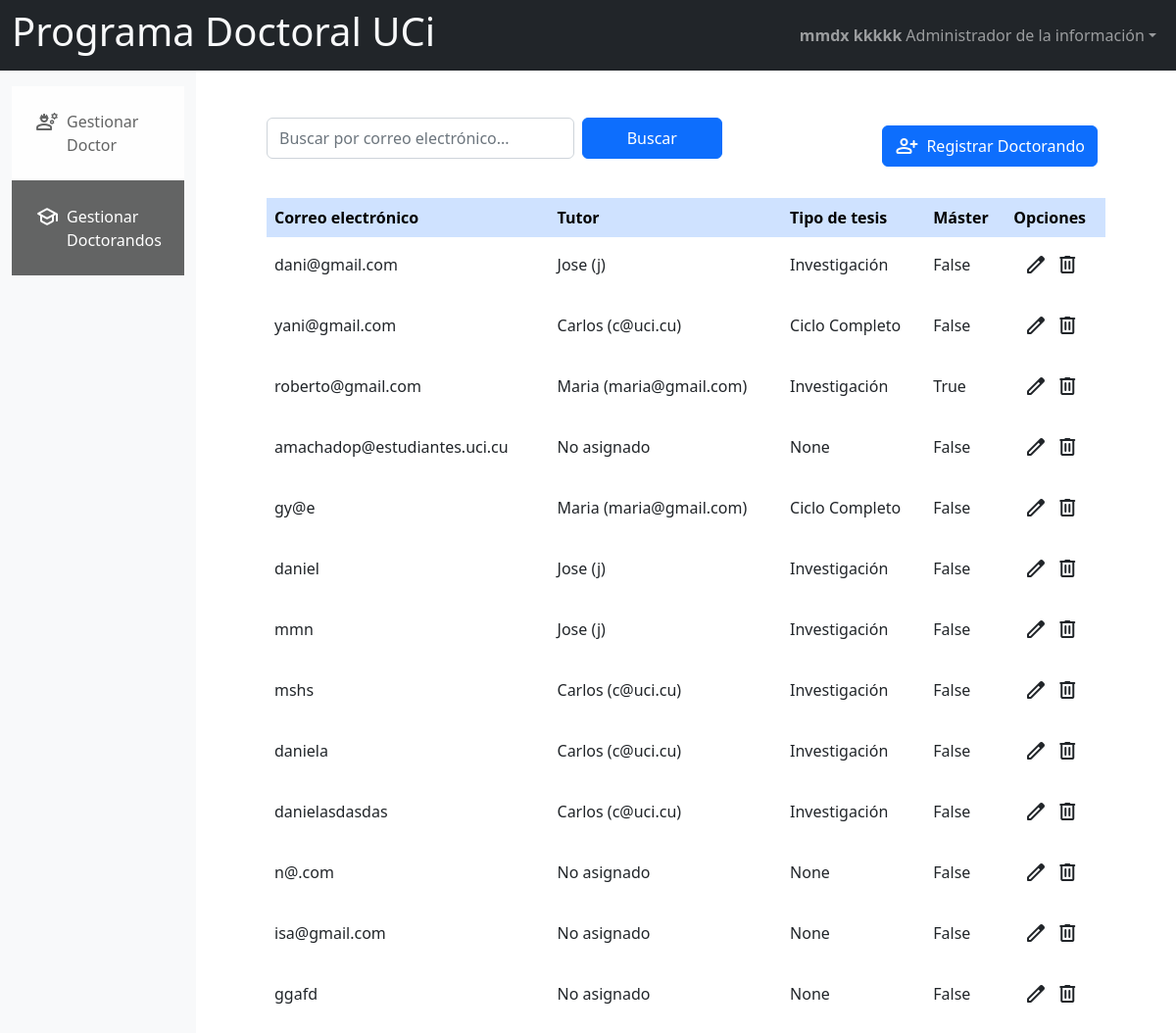
Page /doctorandos/ (signed in) on the committed database.
### myapp/models.py (models this page shows, shortened)
class Usuario(AbstractBaseUser, PermissionsMixin):
    email = models.EmailField('Correo', unique=True)
    nombre = models.TextField('Nombre', blank=False, null=False)
    apellidos = models.TextField('Apellidos', blank=False, null=False)
    carnet = models.CharField(max_length=11, null=False)
    pais = models.TextField(null=True)
    titulo = models.TextField(null=True)
    areaTrabajo = models.TextField(null=True)
    sexo = models.CharField(max_length=1, choices=[('M', 'masculino'),('F', 'Femenino'),('E','Especificar')], default='E')
    is_casado = models.BooleanField(default=False)
    is_active = models.BooleanField(default=True)
    is_staff = models.BooleanField(default=False)
    fecha_registro = models.DateField(auto_now_add=True)
    objects = UsuarioManager()
    USERNAME_FIELD = 'email'
    REQUIRED_FIELDS = ['nombre', 'apellidos', 'carnet']

class Doctorando(models.Model):
    user = models.ForeignKey(Usuario, on_delete=models.CASCADE, related_name='usuario_doctorando')
    tutor = models.ForeignKey(Doctor, on_delete=models.SET_NULL, related_name='doctor_doctorando', null=True)
    tipoTesis = models.TextField(null=True)
    is_master = models.BooleanField(default=False)
    fecha_registro = models.DateField(auto_now_add=True)

class Doctor(models.Model):
    nombre = models.TextField('Nombre', blank=False, null=False)
    apellidos = models.TextField('Apellidos', blank=False, null=False)
    email = models.EmailField(null=True)
    carnet = models.CharField(max_length=11, null=False)
    pais = models.TextField(null=True)
    sexo = models.CharField(max_length=1, choices=[('M', 'masculino'),('F', 'Femenino'),('E','Especificar')], default='E')
    is_casado = models.BooleanField(default=False)
    areaPosgrado = models.TextField(null=False)
    fecha_registro = models.DateField(auto_now_add=True)

### myapp/views.py (the view)
# urls.py: path('doctorandos/', views.view_doctorandos, name='view_doctorandos'),
@login_required
@permission_required('myapp.view_doctorando', raise_exception=True)
def view_doctorandos(request):
    if request.method == 'GET':
      return render(request, 'doctorandos.html',{
        'doctorandos': Doctorando.objects.select_related('user','tutor'),
        'tabs': 'view_doctorandos'
       })
    else:
      doctorandos = Doctorando.objects.select_related('user').filter(user__email__contains=request.POST['keywords'])
      return render(request, 'doctorandos.html',{
            'doctorandos': doctorandos,
            'tabs': 'view_doctorandos'
      })

### myapp/templatetag/user_tags.py (called while the page is built)
@register.filter(name='has_perm')
def has_perm(user, permission):
    return user.has_perm(permission)

@register.filter(name='is_doctorando')
def is_doctorando(user):
    return Doctorando.objects.filter(user=user).exists()

### myapp/templates/doctorandos.html (shortened to what this page needs)
{% extends 'layout/default.html' %}
{% block content %}
<div class="container-fluid p-5">
     <div class="container-fluid d-flex align-items-center">
        <form method="post" name="formulario" class="d-flex">
            <div class="mb-3 w-100">
               <input type="text" class="form-control pt-2 pb-2 w-100" id="campo_busqueda" placeholder="Buscar por correo electrónico..." name="keywords" required>
            </div>
            <button type="submit" class="btn btn-primary ms-2" style="width: 200px; height: 42px;">Buscar</button>
        </form>
        {% load user_tags %}
            {% if request.user|has_perm:"myapp.add_doctorando" %}
                <a class="btn btn-primary pt-2 pb-2 me-2 ms-auto" href="{% url 'crear_doctorandos' %}">
                    <div class="d-flex">
                        <span class="material-symbols-rounded text-light me-2">person_add</span>
                        Registrar Doctorando
                    </div>
                </a>
            {% endif %}
    </div>
    <div class="container-fluid mt-4">
        <table class="table table-borderless">
            <thead class="table-primary">
              <tr>
                <th scope="col">Correo electrónico</th>
                <th scope="col">Tutor</th>
                <th scope="col">Tipo de tesis</th>
                <th scope="col">Máster</th>
                <th scope="col">Opciones</th>
              </tr>
            </thead>
            <tbody>
                {% for d in doctorandos  %}
                    <tr>
                        <td  class="pt-3 pb-3">{{d.user.email}}</td>
                        <td  class="pt-3 pb-3">{% if d.tutor is None %}No asignado{% else %}{{d.tutor.nombre}} ({{d.tutor.email}}){% endif %}</td>
                        <td  class="pt-3 pb-3">{{d.tipoTesis}}</td>
                        <td  class="pt-3 pb-3">{{d.is_master}}</td>
                        <td  class="pt-3 pb-3">
                            <div class="d-flex justify-content-center">
                                {% if request.user|has_perm:"myapp.change_doctorando" %}
                                    <a href="{% url 'editar_doctorando' d.id %}"><span class="material-symbols-rounded text-dark me-2">edit</span></a>
                                {% endif %}
                                {% if request.user|has_perm:"myapp.delete_doctorando" %}
                                    <a onclick="eliminar(event, '{% url 'eliminar_doctorando' d.user_id %}');" href="{% url 'eliminar_doctorando' d.user_id %}"><span class="material-symbols-rounded text-dark me-2">delete</span></a>
                                {% endif %}
                            </div>
                        </td>
                    </tr>
                {% endfor %}
            </tbody>
        </table>
    </div>
</div>
{% endblock  %}

### myapp/templates/layout/default.html (shortened to what this page needs)
<!DOCTYPE html>
<html lang="es">
    <head>
    <link href="https://cdn.jsdelivr.net/npm/bootstrap@5.2.3/dist/css/bootstrap.min.css" rel="stylesheet" />
    <link rel="stylesheet" href="https://cdn.jsdelivr.net/gh/habibmhamadi/multi-select-tag/dist/css/multi-select-tag.css">
  </head>
  <body>
    {% load user_tags %}
    <nav class="navbar navbar-expand-lg navbar-dark bg-dark">
        <div class="container-fluid">
            <h1 class="text-light">Programa Doctoral UCi</h1>
            <div class="collapse navbar-collapse" id="navbarSupportedContent">
                <ul class="ms-auto navbar-nav">
                    <li class="nav-item dropdown">
                        <a class="nav-link dropdown-toggle d-flex align-items-center" role="button" data-bs-toggle="dropdown" aria-expanded="false">
                            <span><strong>{{user.nombre}} {{user.apellidos}}</strong></span><br>
                                <span class="ms-1">{{user.groups.get}}</span>
                        </a>
                    </li>
                </ul>
            </div>
        </div>
    </nav>
    <main class="min-vh-100">
      <div class="container-fluid">
        <div class="row">
            <div class="col-md-2 min-vh-100 bg-light">
                <div class="w-100">
                    <div class="list-group list-group-flush mt-3 mb-3">
                        {% if request.user|has_perm:"myapp.view_doctor" %}
                        <a href="{% url 'view_doctores' %}" class="list-group-item list-group-item-action p-4 list-group-item-light {% if tabs == 'view_doctores' %} active {% endif %}">
                            <div class="d-flex">
                                <span class="material-symbols-rounded me-2">engineering</span>
                                Gestionar Doctor
                            </div>
                        </a>
                        {% endif %}
                        {% if request.user|has_perm:"myapp.view_doctorando" %}
                        <a href="{% url 'view_doctorandos' %}" class="list-group-item list-group-item-action p-4 list-group-item-light {% if tabs == 'view_doctorandos' %} active {% endif %}">
                            <div class="d-flex">
                                <span class="material-symbols-rounded me-2">school</span>
                                Gestionar Doctorandos
                            </div>
                        </a>
                        {% endif %}
                    </div>
                </div>
            </div>
            <div class="col-md-10">
                {% block content %}
                {% endblock  %}
            </div>
        </div>
      </div>
    </main>
  </body>
</html>

### rows in the picture
Usuario: nombre "mmdx", apellidos "kkkkk", groups.get "Administrador de la información"
Doctorando: user.email "dani@gmail.com", tutor.nombre "Jose", tutor.email "j", tipoTesis "Investigación", is_master "False"
Doctorando: user.email "yani@gmail.com", tutor.nombre "Carlos", tutor.email "c@uci.cu", tipoTesis "Ciclo Completo", is_master "False"
Doctorando: user.email "roberto@gmail.com", tutor.nombre "Maria", tutor.email "maria@gmail.com", tipoTesis "Investigación", is_master "True"
Doctorando: user.email "amachadop@estudiantes.uci.cu", shows "No asignado", tipoTesis "None", is_master "False"
Doctorando: user.email "gy@e", tutor.nombre "Maria", tutor.email "maria@gmail.com", tipoTesis "Ciclo Completo", is_master "False"
Doctorando: user.email "daniel", tutor.nombre "Jose", tutor.email "j", tipoTesis "Investigación", is_master "False"
Doctorando: user.email "mmn", tutor.nombre "Jose", tutor.email "j", tipoTesis "Investigación", is_master "False"
Doctorando: user.email "mshs", tutor.nombre "Carlos", tutor.email "c@uci.cu", tipoTesis "Investigación", is_master "False"
Doctorando: user.email "daniela", tutor.nombre "Carlos", tutor.email "c@uci.cu", tipoTesis "Investigación", is_master "False"
Doctorando: user.email "danielasdasdas", tutor.nombre "Carlos", tutor.email "c@uci.cu", tipoTesis "Investigación", is_master "False"
Doctorando: user.email "n@.com", shows "No asignado", tipoTesis "None", is_master "False"
Doctorando: user.email "isa@gmail.com", shows "No asignado", tipoTesis "None", is_master "False"
Doctorando: user.email "ggafd", shows "No asignado", tipoTesis "None", is_master "False"
